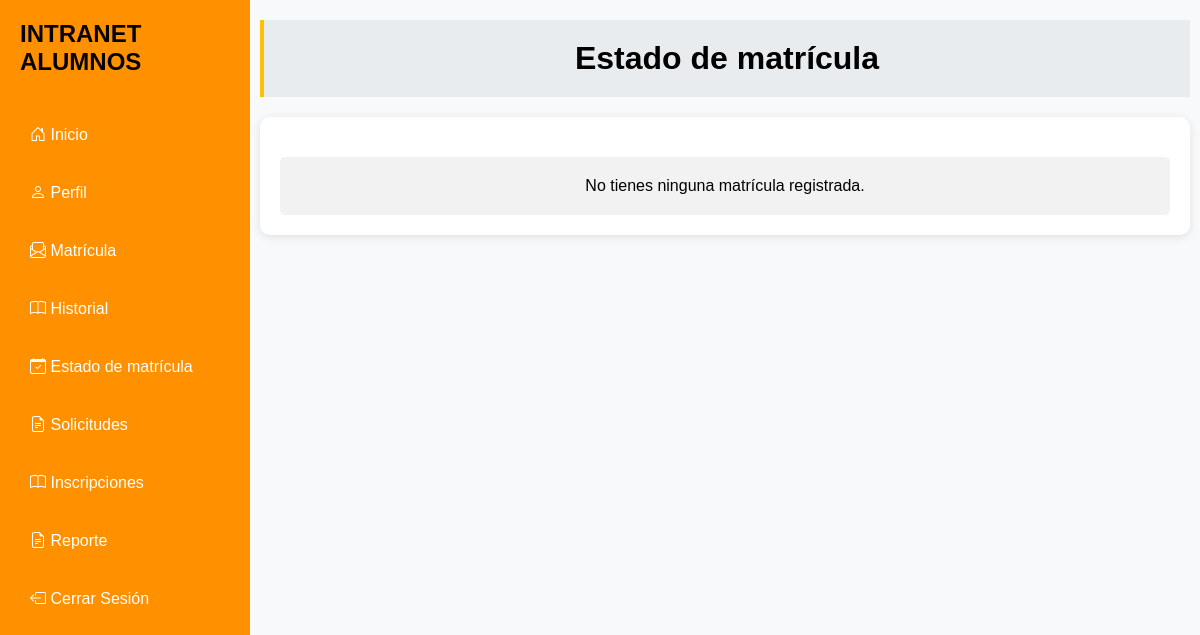
The app's page /estado-matricula/ (signed in), older data.
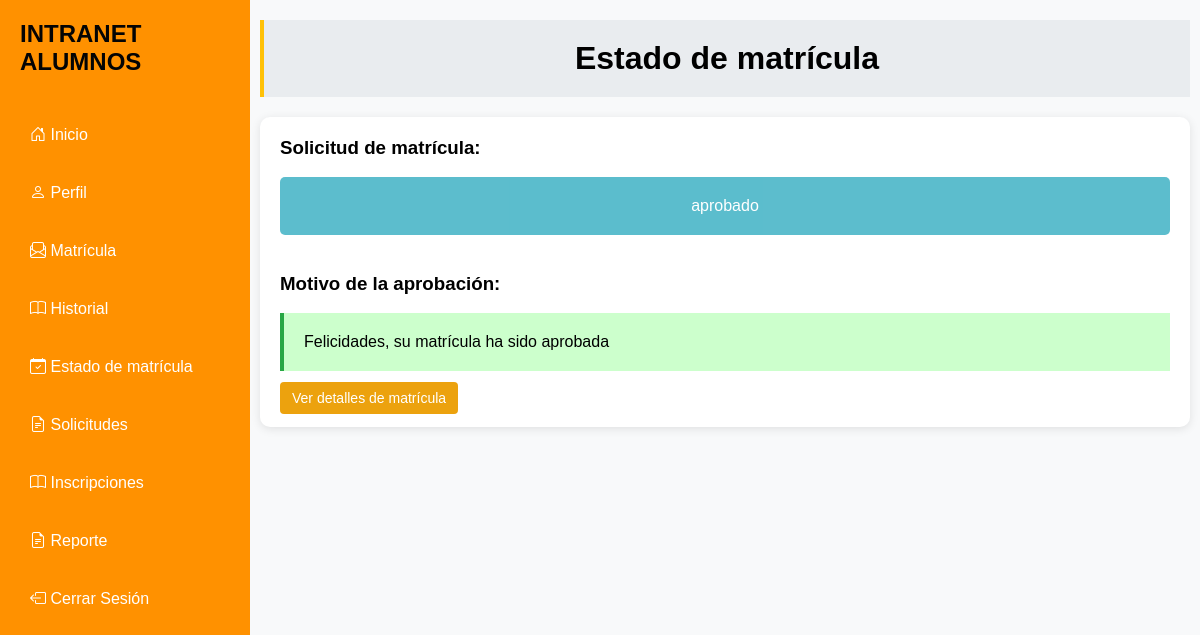
The same page, newer data.
### App/models.py (models this page shows, shortened)
class Matricula(models.Model):
    id_matricula = models.AutoField(primary_key=True)
    alumno = models.ForeignKey(Alumno, on_delete=models.CASCADE)
    cursos = models.ManyToManyField(Curso)
    boucher = models.ManyToManyField(Boucher)
    plan = models.ForeignKey(Plan, on_delete=models.CASCADE)
    fecha_matricula = models.DateTimeField(default=timezone.now)
    estado = models.CharField(max_length=20, default='pendiente')
    mensaje_rechazo = models.TextField(blank=True, null=True)
    mensaje_aprobacion = models.TextField(blank=True, null=True)

### App/views.py (the view)
# urls.py: path('estado-matricula/', views.estado_matricula, name='estado_matricula'),
@login_required
@alumno_required
def estado_matricula(request):
    usuario = request.user
    alumno = usuario.alumno
    matricula = Matricula.objects.filter(alumno=alumno).order_by('-fecha_matricula').first()
    return render(request, 'estado.html', {'matricula': matricula})

### App/templates/estado.html
{% extends 'base.html' %}
{% block content %}
<div class="home">
    <div class="estado" >
        <h1>Estado de matrícula</h1>
    </div>
    <div class="estado-content">
        {% if matricula %}
            <div class="estado-detalle">
                <h3>Solicitud de matrícula:</h3>
                <br>
                <button class="estado-boton" disabled>{{ matricula.estado }}</button>
            </div>
            <br>
            {% if matricula.estado == 'rechazado' %}
                <div class="estado-mensaje">
                    <h3>Motivo del rechazo:</h3>
                    <br>
                    <div class="mensaje alerta-rechazo">
                        <p>{{ matricula.mensaje_rechazo }}</p>
                    </div>
                </div>
            {% elif matricula.estado == 'aprobado' %}
                <div class="estado-mensaje">
                    <h3>Motivo de la aprobación:</h3>
                    <br>
                    <div class="mensaje alerta-aprobado">
                        <p>{{ matricula.mensaje_aprobacion }}</p>
                    </div>
                </div>
            {% endif %}
            <br />
            <a href="{% url 'detalles_matricula' matricula.id_matricula %}" class="btn-filter">Ver detalles de matrícula</a>
        {% else %}
            <div class="estado-vacio">
                <p>No tienes ninguna matrícula registrada.</p>
            </div>
        {% endif %}
    </div>
</div>
{% endblock %}

Row changes from the older to the newer data that the page shows:
added Matricula: estado "aprobado", mensaje_aprobacion "Felicidades, su matrícula ha sido aprobada"
Text that changed along with them:
text no longer shown: "No tienes ninguna matrícula registrada."
text now shown: "Solicitud de matrícula: Motivo de la aprobación: Ver detalles de matrícula"
